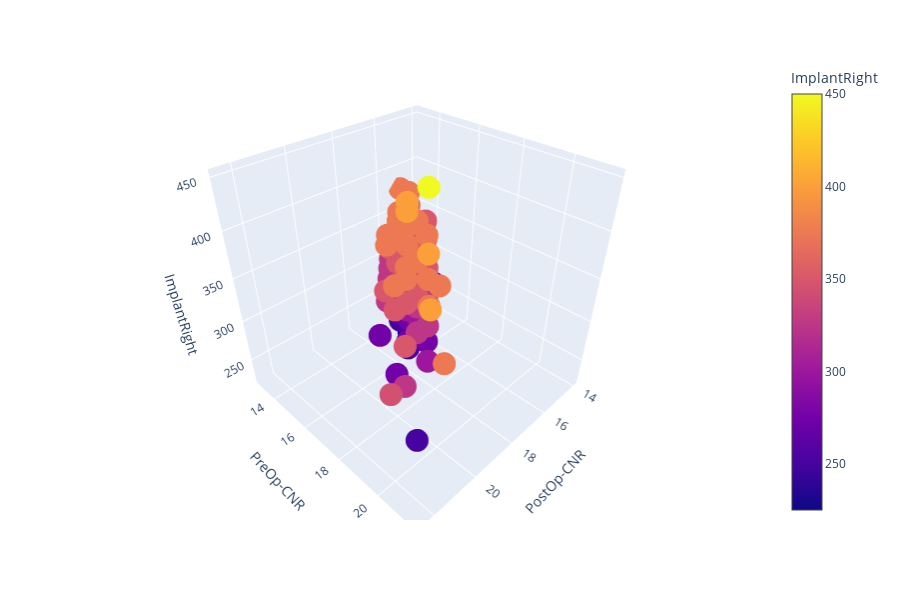

Notebook code cell kept with this figure:
### Code cell
# CNR and CNL
fig = px.scatter_3d(df, x='PostOp-CNR', y='PreOp-CNR', z='ImplantRight', color='ImplantRight')
fig.show()

### Figure 1 — Plotly figure (JSON) as saved in the notebook; plotly's stock layout.template omitted (floating-point values rounded to 4 significant figures; data arrays with more than 128 entries replaced by an {"elided": "..."} marker saying what was removed)
{"data": [{"hoverlabel": {"namelength": 0}, "hovertemplate": "PostOp-CNR=%{x}<br>PreOp-CNR=%{y}<br>ImplantRight=%{marker.color}", "legendgroup": "", "marker": {"color": {"elided": "144 int values"}, "coloraxis": "coloraxis", "symbol": "circle"}, "mode": "markers", "name": "", "scene": "scene", "showlegend": false, "type": "scatter3d", "x": {"elided": "144 float values"}, "y": {"elided": "144 float values"}, "z": {"elided": "144 int values"}}], "layout": {"coloraxis": {"colorbar": {"title": {"text": "ImplantRight"}}, "colorscale": [[0, "#0d0887"], [0.1111, "#46039f"], [0.2222, "#7201a8"], [0.3333, "#9c179e"], [0.4444, "#bd3786"], [0.5556, "#d8576b"], [0.6667, "#ed7953"], [0.7778, "#fb9f3a"], [0.8889, "#fdca26"], [1, "#f0f921"]]}, "height": 600, "legend": {"tracegroupgap": 0}, "margin": {"t": 60}, "scene": {"domain": {"x": [0, 0.98], "y": [0, 1]}, "xaxis": {"title": {"text": "PostOp-CNR"}}, "yaxis": {"title": {"text": "PreOp-CNR"}}, "zaxis": {"title": {"text": "ImplantRight"}}}}}
